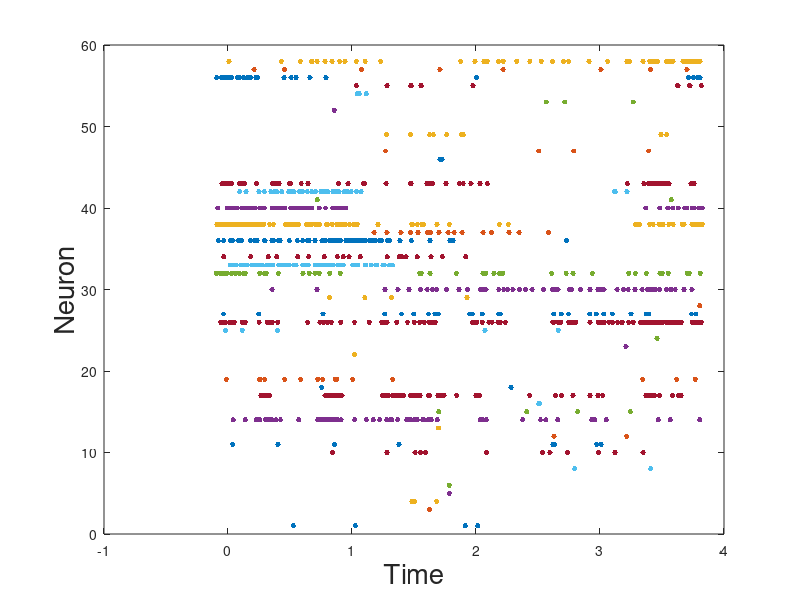

Here is the MATLAB script that generated this plot: (Note: this script raises an error after producing the figure.)
clc 
clear all
close all


% Load spike data
load spike_data_new_new.mat

% Total number of neurons
num_neurons = length(neuron_spk_times);
fsz = 20;

%-------------------------------------------
%              VISUALIZE DATA
%-------------------------------------------
figure(1)
for j = 1:num_neurons

    % Find last time of spike for each neuron
    if (isempty(neuron_spk_times{j}) == 0)
        max_t(j) = max(neuron_spk_times{j});
    end
    
    % For plotting
    l = ones(1,length(neuron_spk_times{j}));
    plot(neuron_spk_times{j}, j*l, '.', 'MarkerSize', 12)
    hold on
end
xlabel('Time','FontSize',fsz)
ylabel('Neuron', 'FontSize', fsz)
xline(0, 'k')
set(gca, 'FontSize', 15)


%-------------------------------------------
%              STATE SPACE MODEL
%-------------------------------------------
dt = 0.05;
time = -0.2 : dt : max(max_t);
T = length(time);
num_groups = 3;
n=1;
i = 0.2;
step = i;
count = 1;

% For each time step
for t = 1:T

    % For each neuron, get number of spikes within time bin
    for j = 1 : num_neurons

        if (t == 1)
            y(j, t) = sum(neuron_spk_times{j} < time(t));
        else
            y(j, t) = sum( (neuron_spk_times{j} < time(t) ))  - sum(y(j,1:t-1));
        end
        y_tot(j,t) = sum(y(j,1:t));

    end

    % Find max rate
    if (time(t) > i)
        
        
        final_x = sum(y(:,n:t),2);
        [idx, clust] = group(num_groups, final_x, time(t));
        for k = 1:num_groups
            y_avg(k,n:t) = mean(y(clust{k},n:t),1);
        end
        clust_store{count} = clust;
        i = i + step;
        n = t;
        count = count+1;
    end
end

final_x = y(:,T);
[idx, clust] = group(num_groups, final_x, time(t));
for k = 1:num_groups
    y_avg(k,n:T) = mean(y(clust{k}, n:T),1);
end

%-------------------------------------------
%              NUMBER OF SPIKES
%-------------------------------------------

%-------------------------------------------
%               FIRING RATES
%-------------------------------------------

% Plot a few neurons
plot_neurons = 58;
lwd = 1.5;


figure(2)
for j = 1:plot_neurons
    %j = datasample(1:num_neurons, 1);
    plot(time, y(j,:), 'Linewidth', lwd)
    hold on
end
xline(0, 'k')
set(gca, 'FontSize', 15)
xlabel('Time','FontSize',fsz)
ylabel('Number of times the neuron spiked', 'FontSize', fsz)
title('dt = ',num2str(dt), 'FontSize', 20)




%-------------------------------------------
%               GROUPS
%-------------------------------------------



figure(3)
% Cumulative spikes
for j = 1:plot_neurons
    plot(time(1:t-1), y_tot(j,1:t-1), 'Linewidth', lwd-0.5)
    hold on
end
xline(0, 'k')
xlabel('Time','FontSize',fsz)
ylabel('Cumulative number of spikes', 'FontSize', fsz)
title('dt = ',num2str(dt), 'FontSize', 20)
set(gca, 'FontSize', 15)


% Average firing rate of groups
figure(4)
for k = 1:num_groups
    %kk = datasample(1:num_groups, 2);
    plot(time, y_avg(k,:), 'Linewidth', lwd)
    hold on
end
xline(0, 'k')
xlabel('Time','FontSize',fsz)
ylabel('Average firing rate of Groups', 'FontSize', fsz)
title('dt = ',num2str(dt), 'FontSize', 20)
set(gca, 'FontSize', 15)


%save('firing_rate_data.mat', 'y', 'y_avg', 'time', 'T', 'clust_store', 'dt', 'num_neurons', 'num_groups')


